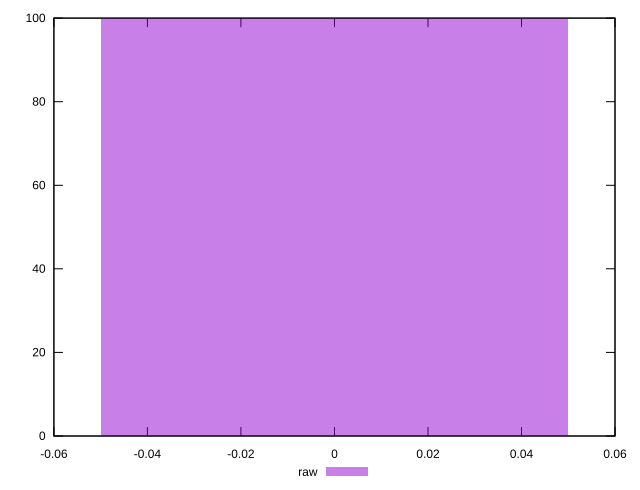

Write gnuplot code to recreate this figure.
reset
set terminal svg size 640, 490 enhanced background rgb 'white'
set output "reprap/uses-webp-images/samples/pages+cached+noexternal+nojs/raw/histogram.svg"

$raw <<EOF
0 100
EOF

set key outside below
set boxwidth 0.1
set yrange [0:100]
set style fill transparent solid 0.5 noborder

plot \
  $raw title "raw" with boxes, \


reset
